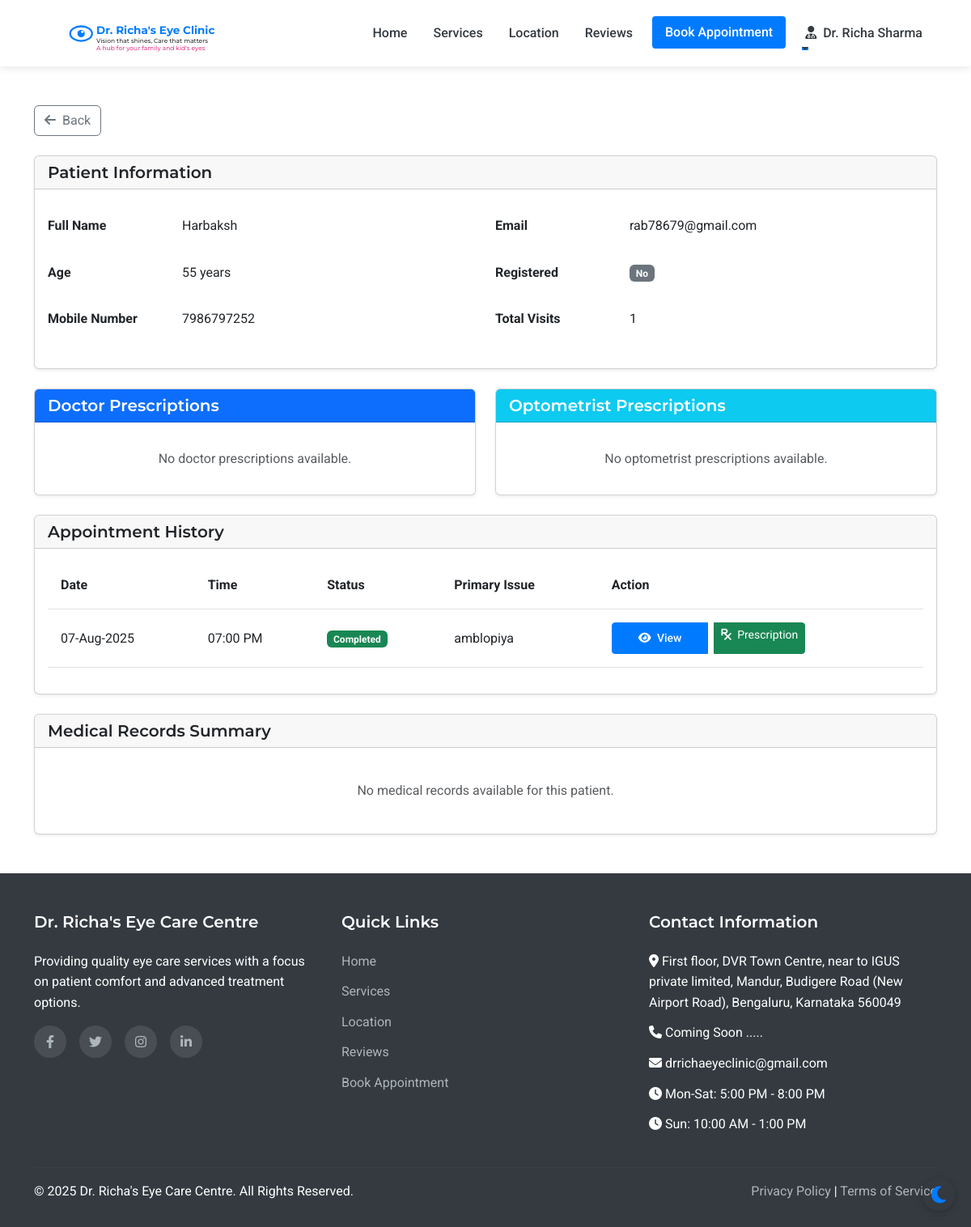
/admin/patient/1 (signed in), run on an earlier commit of the app's database.
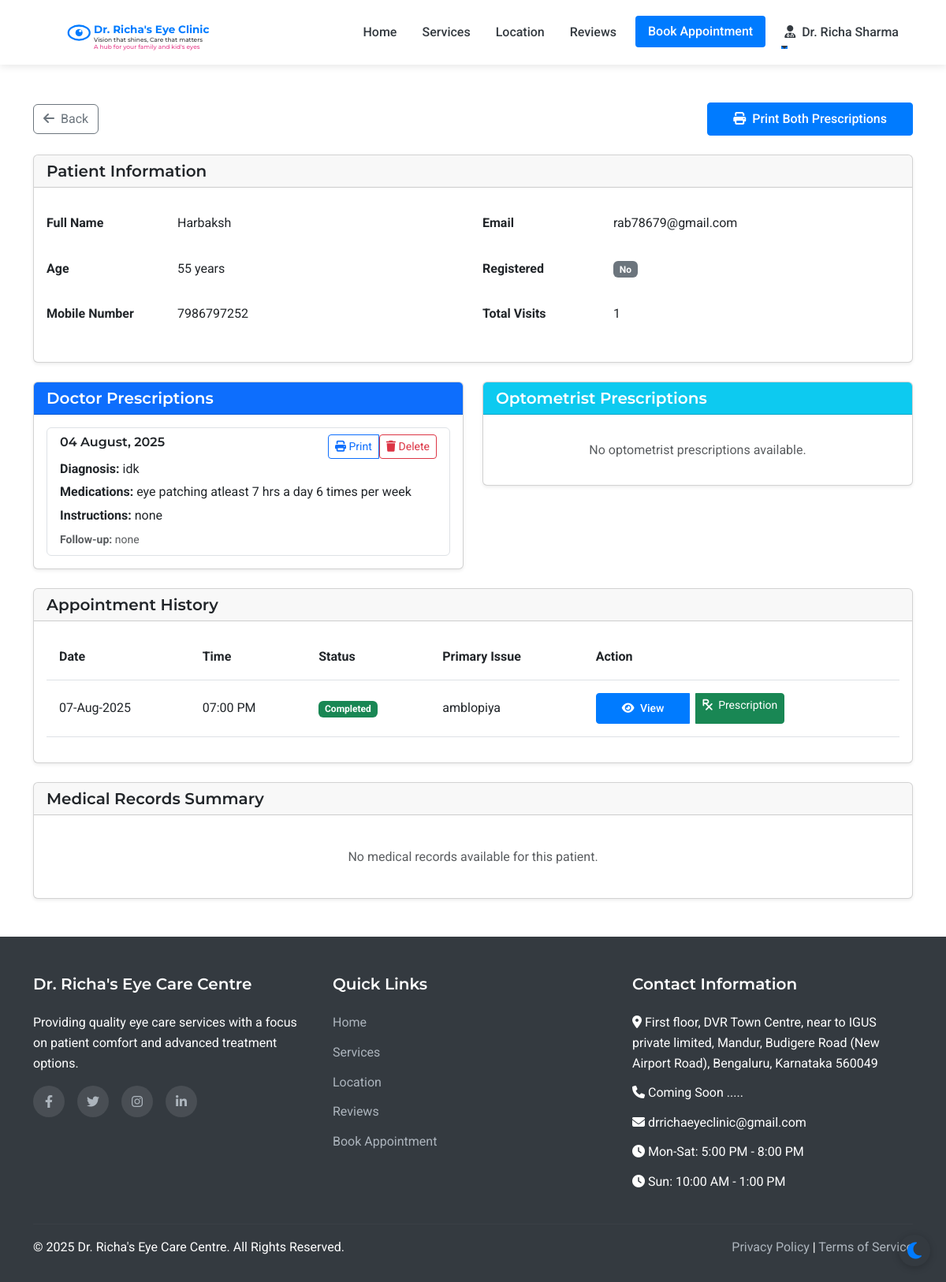
And on a later commit of the database.
### models.py (models this page shows, shortened)
class Appointment(db.Model):
    id = db.Column(db.Integer, primary_key=True)
    patient_id = db.Column(db.Integer, db.ForeignKey('patient.id'), nullable=False)
    appointment_date = db.Column(db.Date, nullable=False)
    appointment_time = db.Column(db.Time, nullable=False)
    primary_issue = db.Column(db.Text, nullable=True)
    referral_info = db.Column(db.String(255), nullable=True)
    status = db.Column(db.String(20), default='scheduled')  # scheduled, completed, cancelled
    created_at = db.Column(db.DateTime, default=datetime.utcnow)
    consultation_fee = db.Column(db.Float, nullable=False, default=500.0)
    payment_status = db.Column(db.String(20), default='pending')  # pending, paid

class DoctorPrescription(db.Model):
    id = db.Column(db.Integer, primary_key=True)
    patient_id = db.Column(db.Integer, db.ForeignKey('patient.id'), nullable=False)
    doctor_id = db.Column(db.Integer, db.ForeignKey('doctor.id'), nullable=False)
    prescription_date = db.Column(db.DateTime, default=datetime.utcnow)
    left_eye_findings = db.Column(db.Text, nullable=True)
    right_eye_findings = db.Column(db.Text, nullable=True)
    diagnosis = db.Column(db.Text, nullable=True)
    complaints = db.Column(db.Text, nullable=True)
    history = db.Column(db.Text, nullable=True)
    examination_notes = db.Column(db.Text, nullable=True)
    investigation = db.Column(db.Text, nullable=True)
    fall_risk = db.Column(db.Text, nullable=True)
    immunization = db.Column(db.Text, nullable=True)
    medications = db.Column(db.Text, nullable=True)
    prognosis = db.Column(db.Text, nullable=True)
    nutritional_advice = db.Column(db.Text, nullable=True)
    plan_of_care = db.Column(db.Text, nullable=True)
    instructions = db.Column(db.Text, nullable=True)
    follow_up = db.Column(db.Text, nullable=True)
    referral_reason = db.Column(db.Text, nullable=True)
    referred_to_cc = db.Column(db.String(200), nullable=True)
    comments = db.Column(db.Text, nullable=True)
    remarks_for_counselor = db.Column(db.Text, nullable=True)
    created_at = db.Column(db.DateTime, default=datetime.utcnow)

### routes.py (the view)
@app.route('/admin/patient/<int:patient_id>')
@login_required
def admin_patient_view(patient_id):
    if not (isinstance(current_user, Admin) or isinstance(current_user, Assistant) or isinstance(current_user, Doctor)):
        flash('Access denied. Staff privileges required.', 'danger')
        return redirect(url_for('index'))
    if isinstance(current_user, Assistant):
        return_url = url_for('assistant_dashboard')
    elif isinstance(current_user, Doctor):
        return_url = url_for('admin_dashboard')
    else:
        return_url = url_for('admin_dashboard')
    patient = Patient.query.get_or_404(patient_id)
    appointments = Appointment.query.filter_by(patient_id=patient_id).order_by(desc(Appointment.appointment_date)).all()
    return render_template('admin/patient_view.html', patient=patient, appointments=appointments)

### app.py (called while the page is built)
@login_manager.user_loader
def load_user(user_id):
    from models import Doctor, Assistant, Admin, Patient
    try:
        if user_id.startswith('doctor_'):
            return Doctor.query.get(int(user_id.split('_')[1]))
        elif user_id.startswith('assistant_'):
            return Assistant.query.get(int(user_id.split('_')[1]))
        elif user_id.startswith('admin_'):
            return Admin.query.get(int(user_id.split('_')[1]))
        else:
            return Patient.query.get(int(user_id))
    except (ValueError, AttributeError):
        return None

### routes.py (called while the page is built)
@app.context_processor
def inject_now():
    return {'now': datetime.now()}

### templates/admin/patient_view.html (shortened to what the changed rows need)
{% extends 'layout.html' %}
{% block content %}
<div class="container py-5">
    <div class="d-flex justify-content-between align-items-center mb-4">
        <a href="{{ url_for('admin_patients') }}" class="btn btn-outline-secondary">
            <i class="fas fa-arrow-left me-1"></i> Back
        </a>
        {% if patient.doctor_prescriptions or patient.optometrist_prescriptions %}
        <a href="{{ url_for('print_combined_prescription', patient_id=patient.id) }}" class="btn btn-primary" target="_blank">
            <i class="fas fa-print me-1"></i> Print Both Prescriptions
        </a>
        {% endif %}
    </div>
    <div class="row">
        <div class="col-lg-12">
            <div class="card shadow-sm mb-4">
                <div class="card-body">
                    <div class="row">
                        <div class="col-md-6">
                            <table class="table table-borderless">
                                <tr>
                                    <th class="ps-0" style="width: 150px;">Full Name</th>
                                </tr>
                                <tr>
                                    <th class="ps-0">Age</th>
                                </tr>
                                <tr>
                                    <th class="ps-0">Mobile Number</th>
                                </tr>
                            </table>
                        </div>
                        <div class="col-md-6">
                            <table class="table table-borderless">
                                <tr>
                                    <th class="ps-0" style="width: 150px;">Email</th>
                                </tr>
                                <tr>
                                    <th class="ps-0">Registered</th>
                                </tr>
                                <tr>
                                    <th class="ps-0">Total Visits</th>
                                </tr>
                            </table>
                        </div>
                    </div>
                </div>
            </div>
            <div class="row">
                <div class="col-md-6 mb-4">
                    <div class="card shadow-sm">
                        <div class="card-body">
                            {% if patient.doctor_prescriptions %}
                                <div class="list-group">
                                    {% for prescription in patient.doctor_prescriptions|sort(attribute='prescription_date', reverse=true) %}
                                    <div class="list-group-item">
                                        <div class="d-flex w-100 justify-content-between">
                                            <h6 class="mb-1">{{ prescription.prescription_date.strftime('%d %B, %Y') }}</h6>
                                            <div class="btn-group">
                                                <a href="{{ url_for('print_prescription', type='doctor', prescription_id=prescription.id) }}"
                                                   class="btn btn-sm btn-outline-primary" target="_blank">
                                                    <i class="fas fa-print"></i> Print
                                                </a>
                                                <form method="POST" action="{{ url_for('delete_prescription', type='doctor', prescription_id=prescription.id) }}"
                                                      onsubmit="return confirm('Are you sure you want to delete this prescription?')"
                                                      style="display: inline;">
                                                    <button type="submit" class="btn btn-sm btn-outline-danger">
                                                        <i class="fas fa-trash"></i> Delete
                                                    </button>
                                                </form>
                                            </div>
                                        </div>
                                        <p class="mb-1"><strong>Diagnosis:</strong> {{ prescription.diagnosis }}</p>
                                        <p class="mb-1"><strong>Medications:</strong> {{ prescription.medications }}</p>
                                        <p class="mb-1"><strong>Instructions:</strong> {{ prescription.instructions }}</p>
                                        <small class="text-muted"><strong>Follow-up:</strong> {{ prescription.follow_up }}</small>
                                    </div>
                                    {% endfor %}
                                </div>
                            {% else %}
                                <p class="text-muted text-center my-3">No doctor prescriptions available.</p>
                            {% endif %}
                        </div>
                    </div>
                </div>
            </div>
            <div class="card shadow-sm mb-4">
                <div class="card-body">
                    {% if patient.appointments %}
                        <div class="table-responsive">
                            <table class="table table-hover">
                                <thead>
                                    <tr>
                                        <th>Date</th>
                                        <th>Time</th>
                                        <th>Status</th>
                                        <th>Primary Issue</th>
                                        <th>Action</th>
                                    </tr>
                                </thead>
                                <tbody>
                                    {% for appointment in patient.appointments|sort(attribute='appointment_date', reverse=true) %}
                                        <tr>
                                            <td>{{ appointment.appointment_date.strftime('%d-%b-%Y') }}</td>
                                            <td>{{ appointment.appointment_time.strftime('%I:%M %p') }}</td>
                                            <td>
                                                {% if appointment.status == 'scheduled' %}
                                                    <span class="badge bg-info">Scheduled</span>
                                                {% elif appointment.status == 'completed' %}
                                                    <span class="badge bg-success">Completed</span>
                                                {% elif appointment.status == 'cancelled' %}
                                                    <span class="badge bg-danger">Cancelled</span>
                                                {% endif %}
                                            </td>
                                            <td>{{ appointment.primary_issue or 'Not specified' }}</td>
                                            <td>
                                                <div class="btn-group" role="group">
                                                    <a href="{{ url_for('admin_appointment_view', appointment_id=appointment.id) }}" class="btn btn-sm btn-primary me-2">
                                                        <i class="fas fa-eye me-1"></i> View
                                                    </a>
                                                    {% if appointment.status == 'completed' %}
                                                    <a href="{{ url_for('admin_add_prescription', appointment_id=appointment.id) }}" class="btn btn-sm btn-success">
                                                        <i class="fas fa-prescription me-1"></i> Prescription
                                                    </a>
                                                    {% endif %}
                                                </div>
                                            </td>
                                        </tr>
                                    {% endfor %}
                                </tbody>
                            </table>
                        </div>
                    {% else %}
                        <p class="text-muted text-center my-3">No appointment history for this patient.</p>
                    {% endif %}
                </div>
            </div>
                    {% set has_records = false %}
                    {% for appointment in patient.appointments %}
                        {% if appointment.medical_record %}
                            {% set has_records = true %}
                        {% endif %}
                    {% endfor %}
        </div>
    </div>
</div>
{% endblock %}

What changed in the data, as far as the page shows it:
added DoctorPrescription: prescription_date "04 August, 2025", diagnosis "idk", medications "eye patching atleast 7 hrs a day 6 times per week", instructions "none", follow_up "none"
Also different on the page:
text no longer shown: "No doctor prescriptions available."
text now shown: "Print Both Prescriptions"
